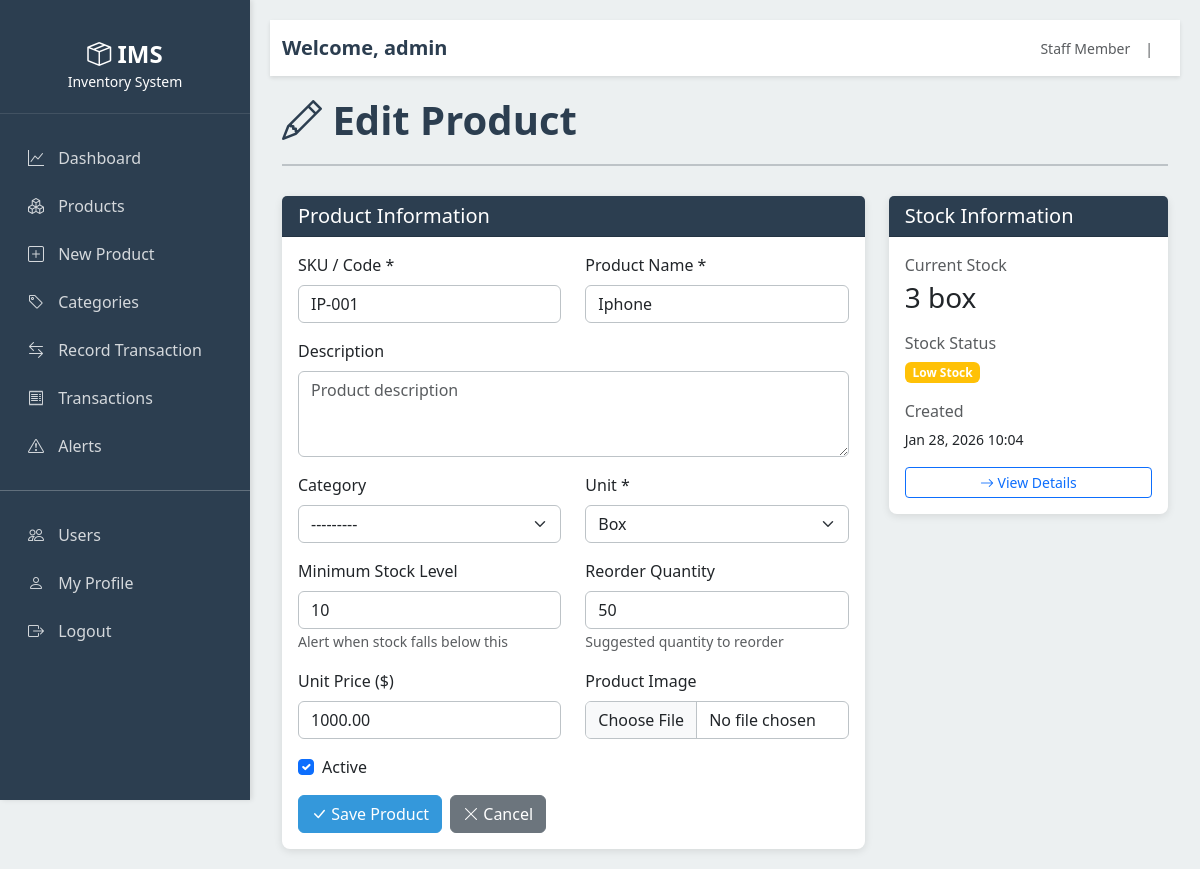
The app's page /products/2/edit/ (signed in) with its own data.
### accounts/models.py (models this page shows, shortened)
class UserProfile(models.Model):
    ROLE_CHOICES = [
        ('admin', 'Administrator'),
        ('staff', 'Staff Member'),
        ('viewer', 'Viewer Only'),
    ]
    user = models.OneToOneField(User, on_delete=models.CASCADE, related_name='profile')
    role = models.CharField(max_length=20, choices=ROLE_CHOICES, default='staff')
    department = models.CharField(max_length=100, blank=True, null=True)
    phone = models.CharField(max_length=20, blank=True, null=True)
    is_active = models.BooleanField(default=True)
    created_at = models.DateTimeField(auto_now_add=True)
    updated_at = models.DateTimeField(auto_now=True)
    class Meta:
        ordering = ['user__first_name']

### inventory/models.py (models this page shows, shortened)
class Product(models.Model):
    UNIT_CHOICES = [
        ('pcs', 'Pieces'),
        ('kg', 'Kilogram'),
        ('liter', 'Liter'),
        ('meter', 'Meter'),
        ('box', 'Box'),
        ('pack', 'Pack'),
    ]
    sku = models.CharField(max_length=50, unique=True, verbose_name="SKU/Code")
    name = models.CharField(max_length=200)
    description = models.TextField(blank=True, null=True)
    category = models.ForeignKey(Category, on_delete=models.SET_NULL, null=True, blank=True)
    unit = models.CharField(max_length=20, choices=UNIT_CHOICES, default='pcs')
    minimum_stock = models.IntegerField(default=10, help_text="Alert when stock falls below this")
    reorder_quantity = models.IntegerField(default=50, help_text="Suggested quantity to reorder")
    price = models.DecimalField(max_digits=10, decimal_places=2, default=0)
    image = models.ImageField(upload_to='products/', blank=True, null=True)
    is_active = models.BooleanField(default=True)
    created_by = models.ForeignKey(User, on_delete=models.SET_NULL, null=True, related_name='created_products')
    created_at = models.DateTimeField(auto_now_add=True)
    updated_at = models.DateTimeField(auto_now=True)
    class Meta:
        ordering = ['name']
        indexes = [
            models.Index(fields=['sku']),
            models.Index(fields=['category']),
            models.Index(fields=['is_active']),
        ]
    @property
    def current_stock(self):
        stock_in = StockTransaction.objects.filter(
            product=self,
            transaction_type='IN'
        ).aggregate(total=Sum('quantity'))['total'] or 0
        stock_out = StockTransaction.objects.filter(
            product=self,
            transaction_type='OUT'
        ).aggregate(total=Sum('quantity'))['total'] or 0
        return stock_in - stock_out
    @property
    def is_low_stock(self):
        return self.current_stock < self.minimum_stock
    @property
    def stock_status(self):
        if self.current_stock <= 0:
            return 'OUT_OF_STOCK'
        elif self.is_low_stock:
            return 'LOW_STOCK'
        return 'IN_STOCK'

### inventory/views.py (the view)
# urls.py: path('products/<int:pk>/edit/', views.edit_product, name='edit_product'),
@login_required
@user_passes_test(is_admin)
@require_http_methods(["GET", "POST"])
def edit_product(request, pk):
    product = get_object_or_404(Product, id=pk)
    if request.method == 'POST':
        form = ProductForm(request.POST, request.FILES, instance=product)
        if form.is_valid():
            form.save()
            AuditLog.objects.create(
                user=request.user,
                action='update',
                model_name='Product',
                object_id=product.id,
                object_display=str(product),
            )
            messages.success(request, f'Product {product.name} updated successfully.')
            return redirect('product_detail', pk=product.id)
    else:
        form = ProductForm(instance=product)
    context = {
        'page_title': f'Edit: {product.name}',
        'form': form,
        'product': product,
        'action': 'edit'
    }
    return render(request, 'inventory/product_form.html', context)

### inventory/views.py (called while the page is built)
def is_admin(user):
    return user.is_staff or (hasattr(user, 'profile') and user.profile.role == 'admin')

### templates/inventory/product_form.html (shortened to what this page needs)
{% extends 'base.html' %}
{% block content %}
<div class="page-header">
    <h1>
        {% if action == 'create' %}
            <i class="bi bi-plus-circle"></i> Create New Product
        {% else %}
            <i class="bi bi-pencil"></i> Edit Product
        {% endif %}
    </h1>
</div>
<div class="row">
    <div class="col-md-8">
        <div class="card">
            <div class="card-header">
                <h5 class="mb-0">Product Information</h5>
            </div>
            <div class="card-body">
                <form method="post" enctype="multipart/form-data" novalidate>
                    <div class="row">
                        <div class="col-md-6 mb-3">
                            <label for="{{ form.sku.id_for_label }}" class="form-label">SKU / Code *</label>
                            {{ form.sku }}
                        </div>
                        <div class="col-md-6 mb-3">
                            <label for="{{ form.name.id_for_label }}" class="form-label">Product Name *</label>
                            {{ form.name }}
                        </div>
                    </div>
                    <div class="mb-3">
                        <label for="{{ form.description.id_for_label }}" class="form-label">Description</label>
                        {{ form.description }}
                    </div>
                    <div class="row">
                        <div class="col-md-6 mb-3">
                            <label for="{{ form.category.id_for_label }}" class="form-label">Category</label>
                            {{ form.category }}
                        </div>
                        <div class="col-md-6 mb-3">
                            <label for="{{ form.unit.id_for_label }}" class="form-label">Unit *</label>
                            {{ form.unit }}
                        </div>
                    </div>
                    <div class="row">
                        <div class="col-md-6 mb-3">
                            <label for="{{ form.minimum_stock.id_for_label }}" class="form-label">Minimum Stock Level</label>
                            {{ form.minimum_stock }}
                            <small class="form-text text-muted">Alert when stock falls below this</small>
                        </div>
                        <div class="col-md-6 mb-3">
                            <label for="{{ form.reorder_quantity.id_for_label }}" class="form-label">Reorder Quantity</label>
                            {{ form.reorder_quantity }}
                            <small class="form-text text-muted">Suggested quantity to reorder</small>
                        </div>
                    </div>
                    <div class="row">
                        <div class="col-md-6 mb-3">
                            <label for="{{ form.price.id_for_label }}" class="form-label">Unit Price ($)</label>
                            {{ form.price }}
                        </div>
                        <div class="col-md-6 mb-3">
                            <label for="{{ form.image.id_for_label }}" class="form-label">Product Image</label>
                            {{ form.image }}
                        </div>
                    </div>
                    <div class="mb-3">
                        <div class="form-check">
                            {{ form.is_active }}
                            <label class="form-check-label" for="{{ form.is_active.id_for_label }}">
                                Active
                            </label>
                        </div>
                    </div>
                    <div class="d-flex gap-2">
                        <button type="submit" class="btn btn-primary">
                            <i class="bi bi-check-lg"></i> {% if action == 'create' %}Create{% else %}Save{% endif %} Product
                        </button>
                        <a href="{% url 'products_list' %}" class="btn btn-secondary">
                            <i class="bi bi-x-lg"></i> Cancel
                        </a>
                    </div>
                </form>
            </div>
        </div>
    </div>
    {% if action == 'edit' %}
    <div class="col-md-4">
        <div class="card">
            <div class="card-header">
                <h5 class="mb-0">Stock Information</h5>
            </div>
            <div class="card-body">
                <div class="mb-3">
                    <p class="text-muted mb-1">Current Stock</p>
                    <h3>{{ product.current_stock }} {{ product.unit }}</h3>
                </div>
                <div class="mb-3">
                    <p class="text-muted mb-1">Stock Status</p>
                    {% if product.stock_status == 'OUT_OF_STOCK' %}
                        <span class="badge bg-danger">Out of Stock</span>
                    {% elif product.stock_status == 'LOW_STOCK' %}
                        <span class="badge bg-warning">Low Stock</span>
                    {% else %}
                        <span class="badge bg-success">In Stock</span>
                    {% endif %}
                </div>
                <div class="mb-3">
                    <p class="text-muted mb-1">Created</p>
                    <small>{{ product.created_at|date:"M d, Y H:i" }}</small>
                </div>
                <a href="{% url 'product_detail' product.id %}" class="btn btn-outline-primary btn-sm" style="width: 100%;">
                    <i class="bi bi-arrow-right"></i> View Details
                </a>
            </div>
        </div>
    </div>
    {% endif %}
</div>
{% endblock %}

### templates/base.html (shortened to what this page needs)
<!DOCTYPE html>
<html lang="en">
<head>
    <link href="https://cdn.jsdelivr.net/npm/bootstrap@5.3.0/dist/css/bootstrap.min.css" rel="stylesheet">
    <link rel="stylesheet" href="https://cdn.jsdelivr.net/npm/bootstrap-icons@1.11.0/font/bootstrap-icons.css">
</head>
<body>
    <div class="sidebar">
        <div class="logo">
            <h4><i class="bi bi-box-seam"></i> IMS</h4>
            <small>Inventory System</small>
        </div>
        <nav class="nav flex-column">
            <a class="nav-link {% if request.resolver_match.url_name == 'dashboard' %}active{% endif %}" href="{% url 'dashboard' %}">
                <i class="bi bi-graph-up"></i> Dashboard
            </a>
            {% if user.profile.role == 'admin' or user.is_staff %}
            <a class="nav-link {% if request.resolver_match.url_name == 'products_list' %}active{% endif %}" href="{% url 'products_list' %}">
                <i class="bi bi-boxes"></i> Products
            </a>
            <a class="nav-link {% if request.resolver_match.url_name == 'create_product' %}active{% endif %}" href="{% url 'create_product' %}">
                <i class="bi bi-plus-square"></i> New Product
            </a>
            <a class="nav-link {% if request.resolver_match.url_name == 'categories' %}active{% endif %}" href="{% url 'categories' %}">
                <i class="bi bi-tag"></i> Categories
            </a>
            {% endif %}
            {% if user.profile.role in 'admin,staff' or user.is_staff %}
            <a class="nav-link {% if request.resolver_match.url_name == 'stock_transaction' %}active{% endif %}" href="{% url 'stock_transaction' %}">
                <i class="bi bi-arrow-left-right"></i> Record Transaction
            </a>
            <a class="nav-link {% if request.resolver_match.url_name == 'transactions_list' %}active{% endif %}" href="{% url 'transactions_list' %}">
                <i class="bi bi-receipt"></i> Transactions
            </a>
            {% endif %}
            <a class="nav-link {% if request.resolver_match.url_name == 'low_stock_alerts' %}active{% endif %}" href="{% url 'low_stock_alerts' %}">
                <i class="bi bi-exclamation-triangle"></i> Alerts
            </a>
            <hr style="background-color: rgba(255,255,255,0.1); margin: 20px 0;">
            {% if user.profile.role == 'admin' or user.is_staff %}
            <a class="nav-link" href="{% url 'user_management' %}">
                <i class="bi bi-people"></i> Users
            </a>
            {% endif %}
            <a class="nav-link" href="{% url 'profile' %}">
                <i class="bi bi-person"></i> My Profile
            </a>
            <a class="nav-link" href="{% url 'logout' %}">
                <i class="bi bi-box-arrow-right"></i> Logout
            </a>
        </nav>
    </div>
    <div class="main-content">
        <nav class="navbar navbar-expand-lg navbar-light navbar-top">
            <div class="container-fluid">
                <span class="navbar-brand">Welcome, <strong>{{ user.first_name|default:user.username }}</strong></span>
                <div class="user-menu">
                    <small class="text-muted">{{ user.profile.get_role_display }}</small>
                    <small class="text-muted">|</small>
                </div>
            </div>
        </nav>
        <div class="container-fluid">
            {% block content %}{% endblock %}
        </div>
    </div>
</body>
</html>

### templates/base.html (style rules this page uses)
:root { --primary-color: #2c3e50; --accent-color: #3498db; --success-color: #27ae60; --warning-color: #f39c12; --danger-color: #e74c3c; }
body { background-color: #ecf0f1; font-family: 'Segoe UI', Tahoma, Geneva, Verdana, sans-serif; }
.sidebar { background-color: var(--primary-color); color: white; min-height: 100vh; padding: 20px 0; position: fixed; width: 250px; left: 0; top: 0; box-shadow: 2px 0 5px rgba(0,0,0,0.1); }
.sidebar .logo { padding: 20px; text-align: center; border-bottom: 1px solid rgba(255,255,255,0.1); margin-bottom: 20px; }
.sidebar .logo h4 { margin: 0; font-weight: 700; }
.sidebar .nav-link { color: rgba(255,255,255,0.8); padding: 12px 25px; border-left: 3px solid transparent; transition: all 0.3s; }
.sidebar .nav-link i { margin-right: 10px; width: 20px; }
.main-content { margin-left: 250px; padding: 20px; }
.navbar-top { background-color: white; box-shadow: 0 2px 4px rgba(0,0,0,0.1); margin-bottom: 20px; }
.navbar-top .navbar-brand { color: var(--primary-color) !important; font-weight: 700; }
.page-header { display: flex; justify-content: space-between; align-items: center; margin-bottom: 30px; padding-bottom: 20px; border-bottom: 2px solid #bdc3c7; }
.page-header h1 { margin: 0; color: var(--primary-color); font-weight: 700; }
.card { box-shadow: 0 2px 8px rgba(0,0,0,0.1); border: none; border-radius: 8px; }
.card-header { background-color: var(--primary-color); color: white; border-radius: 8px 8px 0 0; }
.btn-primary { background-color: var(--accent-color); border-color: var(--accent-color); }
.form-control, .form-select { border-radius: 6px; border: 1px solid #bdc3c7; }
.user-menu { display: flex; align-items: center; gap: 15px; }

### records on screen
Product: sku "IP-001", name "Iphone", category "---------", unit "Box", minimum_stock "10", reorder_quantity "50", price "1000.00", is_active "☑", current_stock "3", unit "box", created_at "Jan 28, 2026 10:04"

### other values on screen
{{ user.first_name|default:user.username }} "admin"
{{ user.profile.get_role_display }} "Staff Member"
